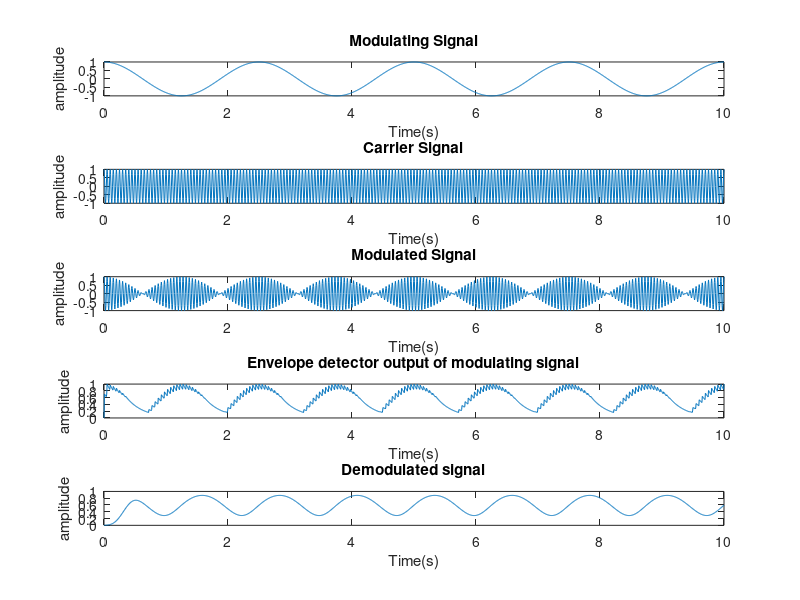

MATLAB code for this plot:
clc;
close all;
Fc=20;
Fs=160;
Fm=0.4;
Vc=1;
Vm=1;
t=0:1/Fs:10;
c=Vc*cos(2*pi*Fc*t);
m=Vm*cos(2*pi*Fm*t);
y=ammod(m,Fc,Fs);
subplot(5,1,1);
plot(t,m);
title('Modulating Signal');
xlabel('Time(s)');
ylabel('amplitude');
subplot(5,1,2);
plot(t,c);
title('Carrier Signal');
xlabel('Time(s)');
ylabel('amplitude');
subplot(5,1,3);
plot(t,y);
title('Modulated Signal');
xlabel('Time(s)');
ylabel('amplitude');
Vd(1)=0;
for i=2:length(y)
if y(i)>Vd(i-1)
Vd(i)=y(i);
else
Vd(i)=Vd(i-1)-0.023*Vd(i-1);
end
end
h=fir1(100,0.0125,'low');
foutputc=filter(h,1,Vd);
subplot(5,1,4);
plot(t,Vd);
title('Envelope detector output of modulating signal');
xlabel('Time(s)');
ylabel('amplitude');
subplot(5,1,5);plot(t,foutputc);
title('Demodulated signal');
xlabel('Time(s)');
ylabel('amplitude');